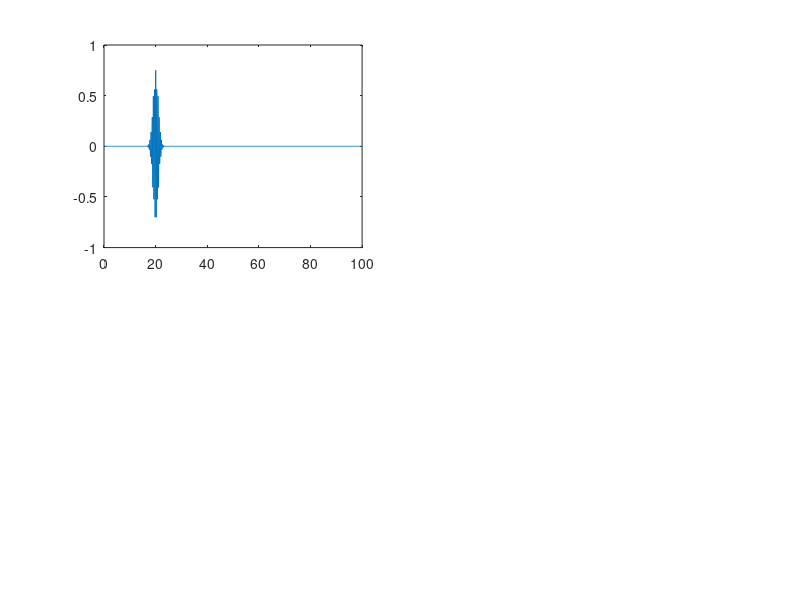

MATLAB code for this plot: (Note: this script raises an error after producing the figure.)
% ======================================================================================================================================
%%%%%%%%%% Preamble %%%%%%%%%%
% ======================================================================================================================================

% Part Ic - Free Particle Gaussian Wave Packet Incident on a Potential Step Simulation
% Propagation using the split operator method

% Author: Max L Butterworth
% MSc in Theoretical and Computational Chemistry Project
% University of Oxford

% ======================================================================================================================================
%%%%%%%%%% Define constants and variables %%%%%%%%%%
% ======================================================================================================================================

% Natural units adopted throughout
L = 100; % Length of the 1D box
m = 1; % Mass of electron
h = 1; % Planck's constant
hbar = 1; % Definition of h bar
N_steps = 1000; % Number of discretisation points

wp_energy = 100; % Set the wave packet energy
barrier_height = 102; % Set the magnitude of the potential step height

x0 = 20; % Set the starting position of wave packet on the x-axis
k0 = sqrt((wp_energy * 2 * m)/(hbar^2)); % Calculate the wavenumber from wp_energy; k = 0 gives a stationary Gaussian wave packet
sigma = L/100; % Set the initial width of the wave packet

include_elapsed_time = false; % Define a variable to show elapsed time on figure or not

save_figures = false; % Define a variable to save figures at various points in the simulation or not

% ======================================================================================================================================
%%%%%%%%%% Discretise the spatial domain, x; time domain, t; and k-space domain, k %%%%%%%%%%
% ======================================================================================================================================

x = linspace(0, L, N_steps); % Define the x-domain
dx = x(2) - x(1); % Calculate the spatial step size

dk = (2 * pi)/L; % Define spacing in k-space

if rem(N_steps, 2) == 0 % Define k-space grid if N_steps is even
    k = dk * (-(N_steps/2):((N_steps/2)-1)).';

else % Define k-space grid if N_steps is odd
    k = dk * (-((N_steps-1)/2):((N_steps-1)/2)).';

end

dt = 1e-2; % Define the time step size
N_t = 1000; % Define the number of time steps to simulate

% ======================================================================================================================================
%%%%%%%%%% Construct the Hamiltonian using the finite difference method %%%%%%%%%%
% ======================================================================================================================================

% Construct the Hamiltonian inside the infinite potential well
laplacian = (1/dx^2) * spdiags([1, -2, 1], -1:1, N_steps, N_steps); % Define the Laplacian operator

V_vector = [zeros(N_steps/2, 1); repmat(barrier_height, (N_steps/2), 1)]; % Define the potential energy accross the x-domain; potential step at halfway accross domain
V_matrix = diag(V_vector); % Define a diagonal potential matrix

H = (-((hbar^2)/(2*m)) * laplacian) + V_matrix; % Define the Hamiltonian operator

% ======================================================================================================================================
%%%%%%%%%% Generate an initial wave packet by applying the inverse Fourier transform to a Gaussian %%%%%%%%%%
% ======================================================================================================================================

a_0 = 1; % Prefactor for the Gaussian distribution
phase = 0; % Define the phase term in the Gaussian distribution
phase_coeff = 0; % Define the coefficients of the components of the phase term

% Construct the Gaussian phase term in k-space
for index = 1:length(phase_coeff)
    phase = phase + (phase_coeff(index) * (k - k0).^(index - 1));
end

a_k = a_0 * exp((-(1/(2 * sigma^2)) * (k - k0).^2) + (1i * phase)); % Construct the whole Gaussian distribution in k-space
psi0 = ifft(ifftshift(a_k .* exp(-1i * k * x0))); % Initial Gaussian wave packet in real space

psi0_norm = psi0/sqrt(trapz(x, abs(psi0).^2)); % Normalise the initial Gaussian wave packet

% ======================================================================================================================================
%%%%%%%%%% Implement the Crank-Nicolson method to evolve the wavefunction and calculate probability current %%%%%%%%%%
% ======================================================================================================================================

% Define kinetic and potential operators
p = hbar * k; % Calcualte the momentum at each point in k-space

T_op = exp(-(1i * (p.^2) * dt)/(2 * m * hbar)); % Kinetic energy operator (full time step)
V_op = exp(-(1i * V_vector * dt)/(2 * hbar)); % Potential energy operator (half time step)

% Initialise arrays to store fluxes and a first derivative operator to calculate the fluxes
J = zeros(N_steps, N_t); % Array to store probability currents
first_deriv = spdiags([-1, 1], 0:1, N_steps, N_steps)/dx; % A matrix to calculte the first derivative using the finite difference method

% Set up the wave packet for propagation
psi = psi0_norm(1:N_steps); % Set the initial value of the wave packet
psi_t = zeros(N_steps, N_t); % Initialise an array to store the wave packet as it evolves in time
psi_t(:, 1) = psi; % Store the initial wave packet in the time evolution array

% Propagate the wave packet
for t = 2:N_t
    psi = V_op .* psi; % Operate a half time step in real space
    psi_k = fftshift(fft(psi)); % Fourier transform the wave packet into k-space
    psi_k = T_op .* psi_k; % Operate a full time step in k-space
    psi = ifft(ifftshift(psi_k)); % Inverse Fourier transform into real space
    psi = V_op .* psi; % Operate a half time step in real space

    psi = psi/sqrt(trapz(x, abs(psi).^2)); % Normalise the time-evolved wave packet

    psi_t(:, t) = psi; % Store the time-evolved wave packet in the time evolution array
    J(:, t) = -((1i * hbar)/(2 * m)) * ((conj(psi) .* (first_deriv * psi)) - ((first_deriv * conj(psi)) .* psi)); % Calculate probability current at each point along x
end

% ======================================================================================================================================
%%%%%%%%%% Plot the time evolution of the wave packet probability density %%%%%%%%%%
% ======================================================================================================================================

figure; % Generate a figure

subplot(2, 2, 1) % Top left subfigure
real_wavefunction = plot(x, real(psi_t(:, 1))); % Plot the real wavefunction
xline(x(N_steps/2), color='red', LineWidth=2) % Add a line to show the potential step location

%rectangle('Position', [x((N_steps-barrier_width)/2)])

xlabel('$x$', 'Interpreter','latex'); % Label the x-axis
ylabel('$\mathrm{Re}(\psi(x, t))$', 'Interpreter','latex'); % Label the y-axis
xlim([min(x) max(x)]) % Set the y-limits for convenience
ylim([min(real(psi_t(:))) max(real(psi_t(:)))]); % Set the y-limits foe convenience
title('Real Component of the Wavefunction') % Add a title
grid on; % Add a grid to the plot

subplot(2, 2, 2) % Top right subfigure
imag_wavefunction = plot(x, imag(psi_t(:, 1))); % Plot the imaginary wavefunction
xline(x(N_steps/2), color='red', LineWidth=2) % Add a line to show the potential step location
xlabel('$x$', 'Interpreter','latex'); % Label the x-axis
ylabel('$\mathrm{Im}(\psi(x, t))$', 'Interpreter','latex'); % Label the y-axis
xlim([min(x) max(x)]) % Set the y-limits for convenience
ylim([min(imag(psi_t(:))) max(imag(psi_t(:)))]); % Set the y-limits for convenience
title('Imaginary Component of the Wavefunction') % Add a title
grid on; % Add a grid to the plot

subplot(2, 2, 3) % Bottom left subfigure
prob_density = plot(x, abs(psi_t(:, 1)).^2); % Plot the initial probability density
xline(x(N_steps/2), color='red', LineWidth=2) % Add a line to show the potential step location
xlabel('$x$', 'Interpreter','latex'); % Label the x-axis
ylabel('$|\psi(x, t)|^2$', 'Interpreter','latex'); % Label the y-axis
xlim([min(x) max(x)]) % Set the y-limits for convenience
ylim('auto'); % Set the y-limits foe convenience
title('Probability Density') % Add a title
grid on; % Add a grid to the plot

subplot(2, 2, 4) % Bottom right subfigure
flux_plot = plot(x, J(:, 1)); % Plot the initial probability current
xline(x(N_steps/2), color='red', LineWidth=2) % Add a line to show the potential step location
xlabel('$x$', 'Interpreter', 'latex'); % Label the x-axis
ylabel('$J(x, t)$', 'Interpreter', 'latex'); % Label the y-axis
ylim('auto'); % Set the y-limits for convenience
title('Probability Current') % Add a title
grid on; % Add a grid to the plot

% Animate the figures

for n = 1:N_t % Loop over all timesteps
    set(real_wavefunction, 'YData', real(psi_t(:, n))) % Update the real part of the wavefunction
    set(imag_wavefunction, 'YData', imag(psi_t(:, n))) % Update the imaginary part of the wavefunction
    set(prob_density, 'YData', abs(psi_t(:, n)).^2); % Update the probability density
    set(flux_plot, 'YData', J(:, n)); % Update the probability density
    pause(0.1); % Pause to create an animation effect
    drawnow; % Update the relevant figures
end